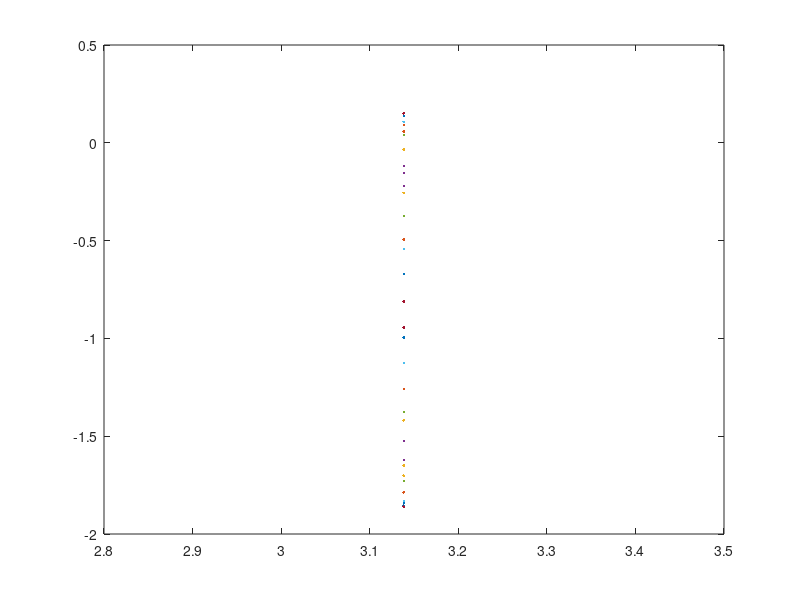

MATLAB code for this plot:
%function [Xw,w]=fourier_ciagly(x,dw,wz);
clear all
close all
clc


Nx=32;
w=pi/14;
A=2;
fi=pi/11;



k=0:Nx-1;
x=A*exp(j*w*k);

%%

dw=0.01;
wz=[-pi pi];


w=wz(1):dw:wz(2);
xw=0;
 for w=wz(1):dw:wz(2)
    for n=1:length(x)
        xw=xw+x(n)*exp(-j*w*n);
        XW(n)=xw;
    end
 end

plot(w,XW,'.-');
    
